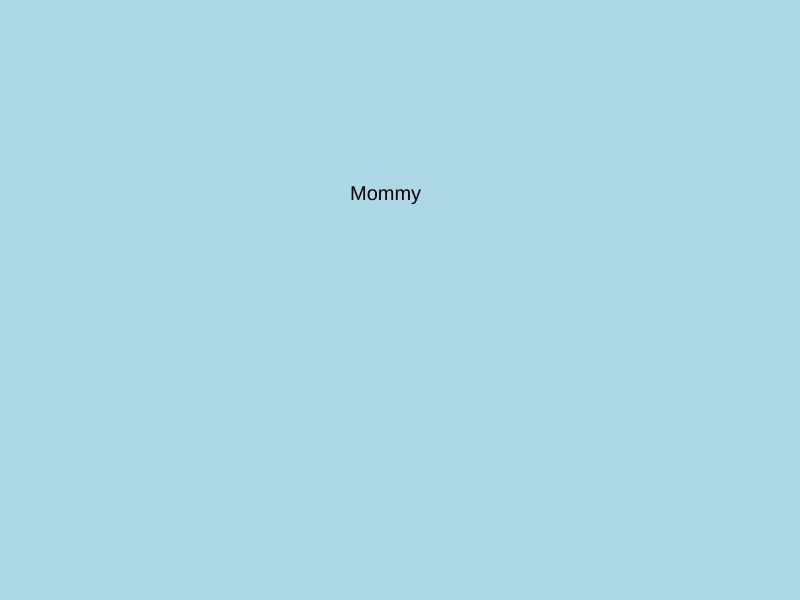
Frame 1 (no input)
Frame 60 (no input): blank canvas, image omitted
Frame 120 (the mouse pressed at the canvas centre since frame 60): blank canvas, image omitted

The p5.js sketch that drew this single still picture (run headless with seeded random() and noise() and a simulated clock; from frame 60 on, the mouse is pressed at the canvas centre):

// p5.js sketch
// ── sketch.js
var words = ["Keys", "Arrow", "Right", "Elephant", "Mommy"]
var gameState = 0
var timer = 60

function setup() {
  createCanvas(displayWidth, displayHeight);
  
}

function draw() {
  background("lightblue");  

  if(gameState === 0){
    var n = Math.round(random(1, 5))
    textSize(20)
    fill("black")
    timer--
    
  if(timer <= 60 && timer >= 0){
    var word = words[n]
  }

    text(word, displayWidth/2 - 50, displayHeight/2 - 100)
  }
  gameState = 1
}
